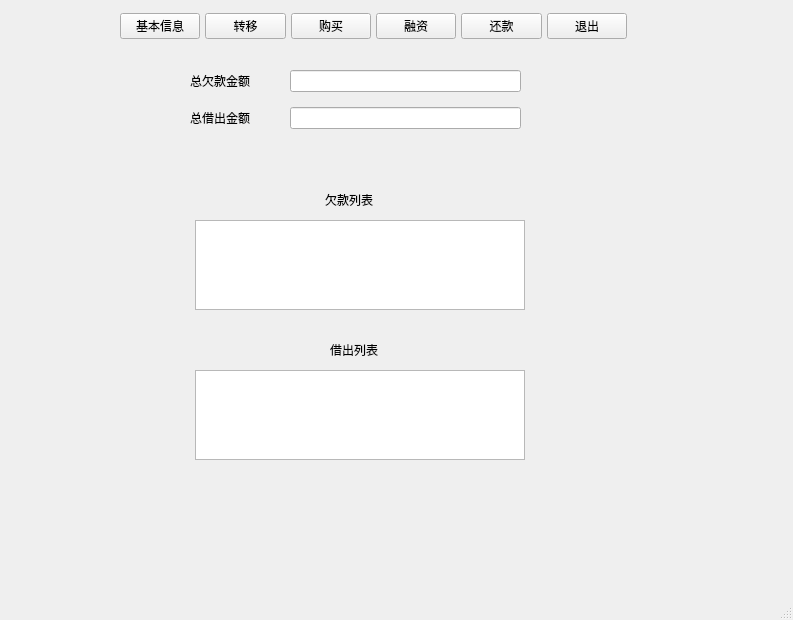
<?xml version="1.0" encoding="UTF-8"?>
<ui version="4.0">
 <class>Companies</class>
 <widget class="QMainWindow" name="Companies">
  <property name="geometry">
   <rect>
    <x>0</x>
    <y>0</y>
    <width>793</width>
    <height>620</height>
   </rect>
  </property>
  <property name="windowTitle">
   <string>MainWindow</string>
  </property>
  <widget class="QWidget" name="centralwidget">
   <widget class="QStackedWidget" name="stackedWidget">
    <property name="geometry">
     <rect>
      <x>110</x>
      <y>180</y>
      <width>500</width>
      <height>471</height>
     </rect>
    </property>
    <property name="currentIndex">
     <number>0</number>
    </property>
    <widget class="QWidget" name="pg_info">
     <widget class="QTableWidget" name="table_info_bor">
      <property name="geometry">
       <rect>
        <x>85</x>
        <y>40</y>
        <width>330</width>
        <height>90</height>
       </rect>
      </property>
     </widget>
     <widget class="QTableWidget" name="table_info_lent">
      <property name="geometry">
       <rect>
        <x>85</x>
        <y>190</y>
        <width>330</width>
        <height>90</height>
       </rect>
      </property>
     </widget>
     <widget class="QLabel" name="lb_borrowed">
      <property name="geometry">
       <rect>
        <x>215</x>
        <y>10</y>
        <width>70</width>
        <height>20</height>
       </rect>
      </property>
      <property name="text">
       <string>欠款列表</string>
      </property>
     </widget>
     <widget class="QLabel" name="lb_lent">
      <property name="geometry">
       <rect>
        <x>220</x>
        <y>160</y>
        <width>81</width>
        <height>20</height>
       </rect>
      </property>
      <property name="text">
       <string>借出列表</string>
      </property>
     </widget>
    </widget>
    <widget class="QWidget" name="pg_trans">
     <widget class="QPushButton" name="btn_submit_trans">
      <property name="geometry">
       <rect>
        <x>130</x>
        <y>330</y>
        <width>93</width>
        <height>28</height>
       </rect>
      </property>
      <property name="text">
       <string>确认</string>
      </property>
     </widget>
     <widget class="QPushButton" name="btn_reset_trans">
      <property name="geometry">
       <rect>
        <x>270</x>
        <y>330</y>
        <width>93</width>
        <height>28</height>
       </rect>
      </property>
      <property name="text">
       <string>重置</string>
      </property>
     </widget>
     <widget class="QWidget" name="layoutWidget">
      <property name="geometry">
       <rect>
        <x>80</x>
        <y>250</y>
        <width>331</width>
        <height>61</height>
       </rect>
      </property>
      <layout class="QFormLayout" name="formLayout_2">
       <item row="0" column="0">
        <widget class="QLabel" name="lb_amount_trans">
         <property name="text">
          <string>金额</string>
         </property>
        </widget>
       </item>
       <item row="0" column="1">
        <widget class="QLineEdit" name="line_trans_amt"/>
       </item>
       <item row="1" column="0">
        <widget class="QLabel" name="lb_date_trans">
         <property name="text">
          <string>截止日期</string>
         </property>
        </widget>
       </item>
       <item row="1" column="1">
        <widget class="QDateTimeEdit" name="transfer_date">
         <property name="readOnly">
          <bool>false</bool>
         </property>
        </widget>
       </item>
      </layout>
     </widget>
     <widget class="QTableWidget" name="table_trans_lent">
      <property name="geometry">
       <rect>
        <x>80</x>
        <y>140</y>
        <width>330</width>
        <height>90</height>
       </rect>
      </property>
     </widget>
     <widget class="QLabel" name="lb_lent_2">
      <property name="geometry">
       <rect>
        <x>210</x>
        <y>120</y>
        <width>91</width>
        <height>20</height>
       </rect>
      </property>
      <property name="text">
       <string>借出列表</string>
      </property>
     </widget>
     <widget class="QTableWidget" name="table_trans_bor">
      <property name="geometry">
       <rect>
        <x>80</x>
        <y>20</y>
        <width>330</width>
        <height>90</height>
       </rect>
      </property>
     </widget>
     <widget class="QLabel" name="lb_borrowed_2">
      <property name="geometry">
       <rect>
        <x>210</x>
        <y>0</y>
        <width>70</width>
        <height>20</height>
       </rect>
      </property>
      <property name="text">
       <string>欠款列表</string>
      </property>
     </widget>
    </widget>
    <widget class="QWidget" name="pg_pur">
     <widget class="QLabel" name="label_2">
      <property name="geometry">
       <rect>
        <x>215</x>
        <y>10</y>
        <width>70</width>
        <height>20</height>
       </rect>
      </property>
      <property name="text">
       <string>购买</string>
      </property>
     </widget>
     <widget class="QWidget" name="layoutWidget">
      <property name="geometry">
       <rect>
        <x>80</x>
        <y>40</y>
        <width>331</width>
        <height>118</height>
       </rect>
      </property>
      <layout class="QFormLayout" name="formLayout_3">
       <property name="horizontalSpacing">
        <number>30</number>
       </property>
       <property name="verticalSpacing">
        <number>20</number>
       </property>
       <item row="0" column="0">
        <widget class="QLabel" name="lb_from_pur">
         <property name="text">
          <string>卖家</string>
         </property>
        </widget>
       </item>
       <item row="0" column="1">
        <widget class="QLineEdit" name="line_pur_from"/>
       </item>
       <item row="1" column="0">
        <widget class="QLabel" name="lb_amount_pur">
         <property name="text">
          <string>金额</string>
         </property>
        </widget>
       </item>
       <item row="1" column="1">
        <widget class="QLineEdit" name="line_pur_amt"/>
       </item>
       <item row="2" column="0">
        <widget class="QLabel" name="lb_date_pur">
         <property name="text">
          <string>还款期限</string>
         </property>
        </widget>
       </item>
       <item row="2" column="1">
        <widget class="QDateTimeEdit" name="purchase_date">
         <property name="readOnly">
          <bool>false</bool>
         </property>
        </widget>
       </item>
      </layout>
     </widget>
     <widget class="QWidget" name="layoutWidget">
      <property name="geometry">
       <rect>
        <x>100</x>
        <y>180</y>
        <width>278</width>
        <height>33</height>
       </rect>
      </property>
      <layout class="QHBoxLayout" name="horizontalLayout_4">
       <property name="spacing">
        <number>90</number>
       </property>
       <item>
        <widget class="QPushButton" name="btn_submit_pur">
         <property name="text">
          <string>确认</string>
         </property>
        </widget>
       </item>
       <item>
        <widget class="QPushButton" name="btn_reset_pur">
         <property name="text">
          <string>重置</string>
         </property>
        </widget>
       </item>
      </layout>
     </widget>
    </widget>
    <widget class="QWidget" name="pg_finance">
     <widget class="QLabel" name="label">
      <property name="geometry">
       <rect>
        <x>185</x>
        <y>10</y>
        <width>130</width>
        <height>20</height>
       </rect>
      </property>
      <property name="text">
       <string>向银行融资</string>
      </property>
     </widget>
     <widget class="QWidget" name="layoutWidget">
      <property name="geometry">
       <rect>
        <x>80</x>
        <y>40</y>
        <width>331</width>
        <height>101</height>
       </rect>
      </property>
      <layout class="QFormLayout" name="formLayout_4">
       <property name="horizontalSpacing">
        <number>40</number>
       </property>
       <property name="verticalSpacing">
        <number>30</number>
       </property>
       <item row="0" column="0">
        <widget class="QLabel" name="lb_amount_finance">
         <property name="text">
          <string>金额</string>
         </property>
        </widget>
       </item>
       <item row="0" column="1">
        <widget class="QLineEdit" name="line_fin_amt"/>
       </item>
       <item row="1" column="0">
        <widget class="QLabel" name="lb_date_fin">
         <property name="text">
          <string>期限</string>
         </property>
        </widget>
       </item>
       <item row="1" column="1">
        <widget class="QDateTimeEdit" name="finance_date">
         <property name="readOnly">
          <bool>false</bool>
         </property>
        </widget>
       </item>
      </layout>
     </widget>
     <widget class="QWidget" name="layoutWidget">
      <property name="geometry">
       <rect>
        <x>110</x>
        <y>160</y>
        <width>268</width>
        <height>33</height>
       </rect>
      </property>
      <layout class="QHBoxLayout" name="horizontalLayout_5">
       <property name="spacing">
        <number>80</number>
       </property>
       <item>
        <widget class="QPushButton" name="btn_submit_fin">
         <property name="text">
          <string>确认</string>
         </property>
        </widget>
       </item>
       <item>
        <widget class="QPushButton" name="btn_reset_fin">
         <property name="text">
          <string>重置</string>
         </property>
        </widget>
       </item>
      </layout>
     </widget>
    </widget>
    <widget class="QWidget" name="pg_repay">
     <widget class="QPushButton" name="btn_ok_repay">
      <property name="geometry">
       <rect>
        <x>200</x>
        <y>210</y>
        <width>89</width>
        <height>25</height>
       </rect>
      </property>
      <property name="text">
       <string>确认</string>
      </property>
     </widget>
     <widget class="QLabel" name="label_3">
      <property name="geometry">
       <rect>
        <x>130</x>
        <y>10</y>
        <width>220</width>
        <height>21</height>
       </rect>
      </property>
      <property name="text">
       <string>请点击以下记录进行选择：</string>
      </property>
     </widget>
     <widget class="QTableWidget" name="table_repay">
      <property name="geometry">
       <rect>
        <x>80</x>
        <y>30</y>
        <width>330</width>
        <height>161</height>
       </rect>
      </property>
     </widget>
    </widget>
   </widget>
   <widget class="QWidget" name="layoutWidget">
    <property name="geometry">
     <rect>
      <x>120</x>
      <y>10</y>
      <width>507</width>
      <height>33</height>
     </rect>
    </property>
    <layout class="QHBoxLayout" name="horizontalLayout">
     <property name="spacing">
      <number>5</number>
     </property>
     <item>
      <widget class="QPushButton" name="btn_info">
       <property name="focusPolicy">
        <enum>Qt::NoFocus</enum>
       </property>
       <property name="text">
        <string>基本信息</string>
       </property>
      </widget>
     </item>
     <item>
      <widget class="QPushButton" name="btn_transfer">
       <property name="text">
        <string>转移</string>
       </property>
      </widget>
     </item>
     <item>
      <widget class="QPushButton" name="btn_purchase">
       <property name="text">
        <string>购买</string>
       </property>
      </widget>
     </item>
     <item>
      <widget class="QPushButton" name="btn_finance">
       <property name="text">
        <string>融资</string>
       </property>
      </widget>
     </item>
     <item>
      <widget class="QPushButton" name="btn_repay">
       <property name="text">
        <string>还款</string>
       </property>
      </widget>
     </item>
     <item>
      <widget class="QPushButton" name="btn_quit">
       <property name="text">
        <string>退出</string>
       </property>
      </widget>
     </item>
    </layout>
   </widget>
   <widget class="QWidget" name="layoutWidget">
    <property name="geometry">
     <rect>
      <x>190</x>
      <y>70</y>
      <width>331</width>
      <height>71</height>
     </rect>
    </property>
    <layout class="QFormLayout" name="formLayout">
     <property name="horizontalSpacing">
      <number>40</number>
     </property>
     <property name="verticalSpacing">
      <number>15</number>
     </property>
     <item row="0" column="0">
      <widget class="QLabel" name="lb_total_b">
       <property name="text">
        <string>总欠款金额</string>
       </property>
      </widget>
     </item>
     <item row="0" column="1">
      <widget class="QLineEdit" name="line_basic_borr">
       <property name="readOnly">
        <bool>true</bool>
       </property>
      </widget>
     </item>
     <item row="1" column="0">
      <widget class="QLabel" name="lb_total_l">
       <property name="text">
        <string>总借出金额</string>
       </property>
      </widget>
     </item>
     <item row="1" column="1">
      <widget class="QLineEdit" name="line_basic_lent">
       <property name="readOnly">
        <bool>true</bool>
       </property>
      </widget>
     </item>
    </layout>
   </widget>
  </widget>
  <widget class="QMenuBar" name="menubar">
   <property name="geometry">
    <rect>
     <x>0</x>
     <y>0</y>
     <width>793</width>
     <height>28</height>
    </rect>
   </property>
  </widget>
  <widget class="QStatusBar" name="statusbar"/>
 </widget>
 <resources/>
 <connections/>
</ui>
